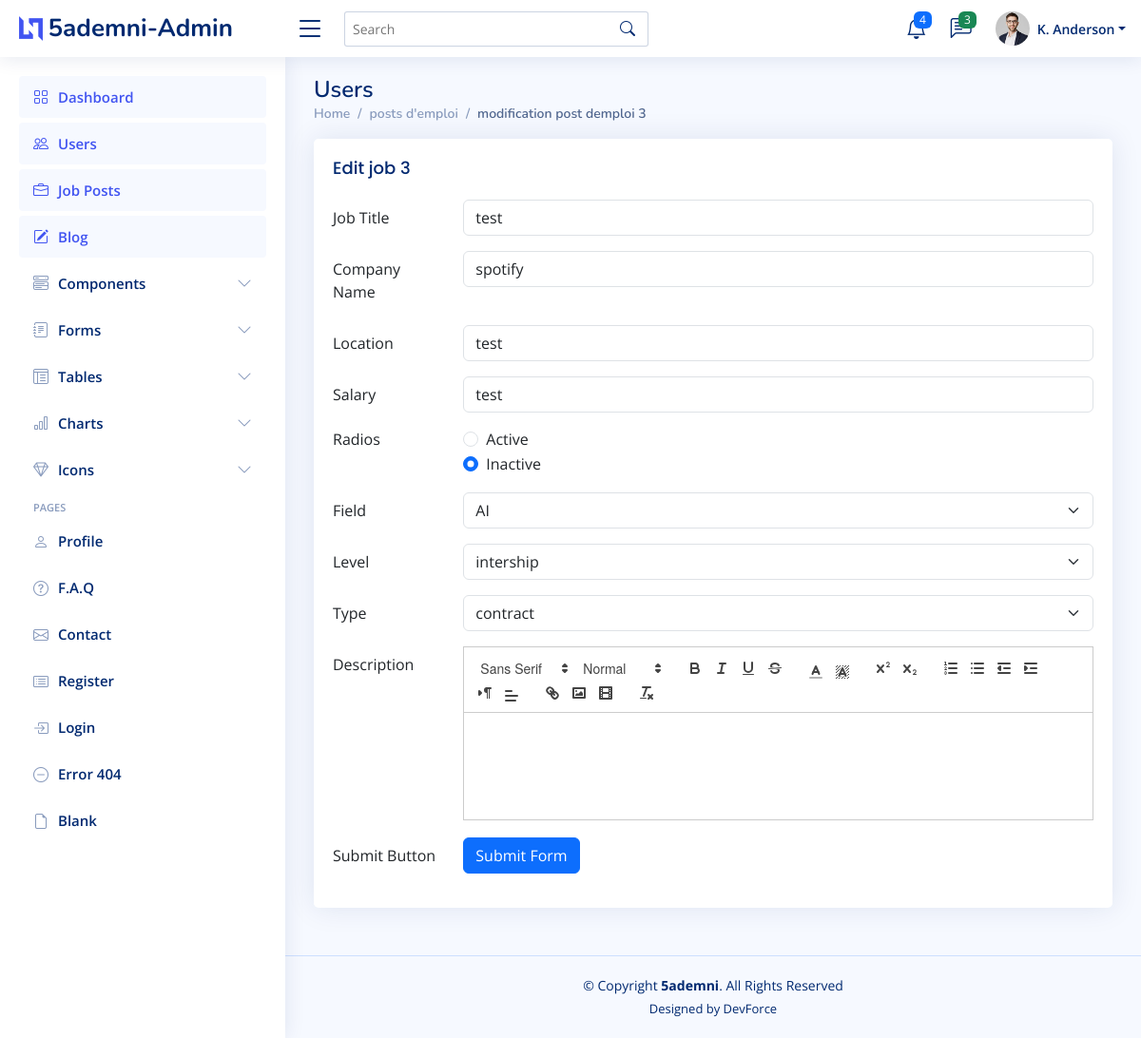
Screenshot of /view/back_office/edit-job.php?id=3 with the database file from the repository.
### tables this page shows
CREATE TABLE IF NOT EXISTS `jobpostings` (
  `JobID` int NOT NULL AUTO_INCREMENT,
  `Title` varchar(30) NOT NULL,
  `Company` varchar(25) NOT NULL,
  `Location` varchar(30) NOT NULL,
  `PostingDate` datetime NOT NULL DEFAULT CURRENT_TIMESTAMP,
  `Salary` varchar(20) DEFAULT NULL,
  `Status` tinyint(1) NOT NULL DEFAULT '1',
  `FieldID` int DEFAULT NULL,
  `LevelID` int DEFAULT NULL,
  `EmploymentTypeID` int DEFAULT NULL,
  `JobDescription` varchar(1000) DEFAULT NULL,
  PRIMARY KEY (`JobID`),
  KEY `FieldID` (`FieldID`),
  KEY `EmploymentTypeID` (`EmploymentTypeID`),
  KEY `LevelID` (`LevelID`)
);

CREATE TABLE IF NOT EXISTS `fields` (
  `FieldID` int NOT NULL,
  `FieldName` varchar(20) NOT NULL,
  PRIMARY KEY (`FieldID`)
);

CREATE TABLE IF NOT EXISTS `levels` (
  `LevelID` int NOT NULL,
  `LevelName` varchar(10) DEFAULT NULL,
  PRIMARY KEY (`LevelID`)
);

CREATE TABLE IF NOT EXISTS `employmenttypes` (
  `EmploymentTypeID` int NOT NULL,
  `EmploymentTypeName` varchar(25) DEFAULT NULL,
  PRIMARY KEY (`EmploymentTypeID`)
);

### controller/jobPostC.php (called while the page is built, shortened)
<?php
class JobPostC
{
  public function getJobPostById($id)
  {
    $sql = "SELECT jobpostings.*, fields.FieldName, levels.LevelName, employmenttypes.EmploymentTypeName
        FROM jobpostings
        LEFT JOIN fields ON jobpostings.FieldID = fields.FieldID
        LEFT JOIN levels ON jobpostings.LevelID = levels.LevelID
        LEFT JOIN employmenttypes ON jobpostings.EmploymentTypeID = employmenttypes.EmploymentTypeID
        WHERE jobpostings.JobID = ?";
    $db = config::getConnexion();
    try {
      $stmt = $db->prepare($sql);
      $stmt->execute([$id]);
      $job_post = $stmt->fetch();
      return $job_post;
    } catch (Exception $e) {
      die('Erreur: ' . $e->getMessage());
    }
  }
}

### view/back_office/edit-job.php (the view, shortened to what this page needs)
<?php
include_once '../../Controller/jobPostC.php';
$jobPostC = new jobPostC();
if ($_SERVER["REQUEST_METHOD"] == "POST") {
  $id = $_GET['id'];
  $jobPost = new JobPost(
    $id,
    $_POST['title'],
    $_POST['company_name'],
    $_POST['location'],
    null,
    $_POST['salary'],
    $_POST['status'],
    $_POST['field_id'],
    $_POST['level_id'],
    $_POST['employment_type_id'],
    $_POST['description']
  );
  $jobPostC->updateJobPost($id, $jobPost);
  header('Location: job-posts.php');
  exit;
} elseif (isset($_GET['id'])) {
  $job_post = $jobPostC->getJobPostById($_GET['id']);
}
?>
<!DOCTYPE html>
<html lang="en">
<head>
  <link href="assets/vendor/bootstrap/css/bootstrap.min.css" rel="stylesheet" />
  <link href="assets/vendor/bootstrap-icons/bootstrap-icons.css" rel="stylesheet" />
  <link href="assets/vendor/boxicons/css/boxicons.min.css" rel="stylesheet" />
  <link href="assets/vendor/quill/quill.snow.css" rel="stylesheet" />
  <link href="assets/vendor/quill/quill.bubble.css" rel="stylesheet" />
  <link href="assets/vendor/remixicon/remixicon.css" rel="stylesheet" />
  <link href="assets/vendor/simple-datatables/style.css" rel="stylesheet" />
  <link href="assets/css/style.css" rel="stylesheet" />
</head>
<body>
  <header id="header" class="header fixed-top d-flex align-items-center">
    <div class="d-flex align-items-center justify-content-between">
      <a href="index.html" class="logo d-flex align-items-center">
        <img src="assets/img/logo.png" alt="" />
        <span class="d-none d-lg-block">5ademni-Admin</span>
      </a>
      <i class="bi bi-list toggle-sidebar-btn"></i>
    </div>
    <div class="search-bar">
      <form class="search-form d-flex align-items-center" method="POST" action="#">
        <input type="text" name="query" placeholder="Search" title="Enter search keyword" />
        <button type="submit" title="Search">
          <i class="bi bi-search"></i>
        </button>
      </form>
    </div>
    <nav class="header-nav ms-auto">
      <ul class="d-flex align-items-center">
        <li class="nav-item dropdown">
          <a class="nav-link nav-icon" href="#" data-bs-toggle="dropdown">
            <i class="bi bi-bell"></i>
            <span class="badge bg-primary badge-number">4</span> </a>
        </li>
        <li class="nav-item dropdown">
          <a class="nav-link nav-icon" href="#" data-bs-toggle="dropdown">
            <i class="bi bi-chat-left-text"></i>
            <span class="badge bg-success badge-number">3</span> </a>
        </li>
        <li class="nav-item dropdown pe-3">
          <a class="nav-link nav-profile d-flex align-items-center pe-0" href="#" data-bs-toggle="dropdown">
            <img src="assets/img/profile-img.jpg" alt="Profile" class="rounded-circle" />
            <span class="d-none d-md-block dropdown-toggle ps-2">K. Anderson</span> </a>
        </li>
      </ul>
    </nav>
  </header>
  <aside id="sidebar" class="sidebar">
    <ul class="sidebar-nav" id="sidebar-nav">
      <li class="nav-item">
        <a class="nav-link" href="index.html">
          <i class="bi bi-grid"></i>
          <span>Dashboard</span>
        </a>
      </li>
      <li class="nav-item">
        <a class="nav-link" href="users.html">
          <i class="bi bi-people"></i>
          <span>Users</span>
        </a>
      </li>
      <li class="nav-item">
        <a class="nav-link" href="job-posts.php">
          <i class="bi bi-briefcase"></i>
          <span>Job Posts</span>
        </a>
      </li>
      <li class="nav-item">
        <a class="nav-link" href="blog.html">
          <i class="bi bi-pencil-square"></i>
          <span>Blog</span>
        </a>
      </li>
      <li class="nav-item">
        <a class="nav-link collapsed" data-bs-target="#components-nav" data-bs-toggle="collapse" href="#">
          <i class="bi bi-menu-button-wide"></i><span>Components</span><i class="bi bi-chevron-down ms-auto"></i>
        </a>
      </li>
      <li class="nav-item">
        <a class="nav-link collapsed" data-bs-target="#forms-nav" data-bs-toggle="collapse" href="#">
          <i class="bi bi-journal-text"></i><span>Forms</span><i class="bi bi-chevron-down ms-auto"></i>
        </a>
      </li>
      <li class="nav-item">
        <a class="nav-link collapsed" data-bs-target="#tables-nav" data-bs-toggle="collapse" href="#">
          <i class="bi bi-layout-text-window-reverse"></i><span>Tables</span><i class="bi bi-chevron-down ms-auto"></i>
        </a>
      </li>
      <li class="nav-item">
        <a class="nav-link collapsed" data-bs-target="#charts-nav" data-bs-toggle="collapse" href="#">
          <i class="bi bi-bar-chart"></i><span>Charts</span><i class="bi bi-chevron-down ms-auto"></i>
        </a>
      </li>
      <li class="nav-item">
        <a class="nav-link collapsed" data-bs-target="#icons-nav" data-bs-toggle="collapse" href="#">
          <i class="bi bi-gem"></i><span>Icons</span><i class="bi bi-chevron-down ms-auto"></i>
        </a>
      </li>
      <li class="nav-heading">Pages</li>
      <li class="nav-item">
        <a class="nav-link collapsed" href="users-profile.html">
          <i class="bi bi-person"></i>
          <span>Profile</span>
        </a>
      </li>
      <li class="nav-item">
        <a class="nav-link collapsed" href="pages-faq.html">
          <i class="bi bi-question-circle"></i>
          <span>F.A.Q</span>
        </a>
      </li>
      <li class="nav-item">
        <a class="nav-link collapsed" href="pages-contact.html">
          <i class="bi bi-envelope"></i>
          <span>Contact</span>
        </a>
      </li>
      <li class="nav-item">
        <a class="nav-link collapsed" href="pages-register.html">
          <i class="bi bi-card-list"></i>
          <span>Register</span>
        </a>
      </li>
      <li class="nav-item">
        <a class="nav-link collapsed" href="pages-login.html">
          <i class="bi bi-box-arrow-in-right"></i>
          <span>Login</span>
        </a>
      </li>
      <li class="nav-item">
        <a class="nav-link collapsed" href="pages-error-404.html">
          <i class="bi bi-dash-circle"></i>
          <span>Error 404</span>
        </a>
      </li>
      <li class="nav-item">
        <a class="nav-link collapsed" href="pages-blank.html">
          <i class="bi bi-file-earmark"></i>
          <span>Blank</span>
        </a>
      </li>
    </ul>
  </aside>
  <main id="main" class="main">
    <div class="pagetitle">
      <h1>Users</h1>
      <nav>
        <ol class="breadcrumb">
          <li class="breadcrumb-item"><a href="index.php">Home</a></li>
          <li class="breadcrumb-item"><a href="job-posts.php">posts d'emploi</a></li>
          <li class="breadcrumb-item active">modification post demploi <?php echo $job_post['JobID']; ?></li>
        </ol>
      </nav>
    </div>
    <div class="card">
      <div class="card-body">
        <h5 class="card-title">Edit job <?php echo $job_post['JobID']; ?></h5>
        <form method="POST">
          <div class="row mb-3">
            <label for="inputText" class="col-sm-2 col-form-label">Job Title</label>
            <div class="col-sm-10">
              <input type="text" class="form-control" name="title" value="<?php echo $job_post['Title']; ?>">
            </div>
          </div>
          <div class="row mb-3">
            <label for="inputText" class="col-sm-2 col-form-label">Company Name</label>
            <div class="col-sm-10">
              <input type="text" class="form-control" name="company_name" value="<?php echo $job_post['Company']; ?>">
            </div>
          </div>
          <div class=" row mb-3">
            <label for="inputText" class="col-sm-2 col-form-label">Location</label>
            <div class="col-sm-10">
              <input type="text" class="form-control" name="location" value="<?php echo $job_post['Location']; ?>">
            </div>
          </div>
          <div class="row mb-3">
            <label for="inputText" class="col-sm-2 col-form-label">Salary</label>
            <div class="col-sm-10">
              <input type="text" class="form-control" name="salary" value="<?php echo $job_post['Salary']; ?>">
            </div>
          </div>
          <fieldset class="row mb-3">
            <legend class="col-form-label col-sm-2 pt-0">Radios</legend>
            <div class="col-sm-10">
              <div class="form-check">
                <input class="form-check-input" type="radio" name="status" id="gridRadios1" value="1" <?php echo $job_post['Status'] == 1 ? 'checked' : ''; ?>>
                <label class="form-check-label" for="gridRadios1">
                  Active
                </label>
              </div>
              <div class="form-check">
                <input class="form-check-input" type="radio" name="status" id="gridRadios2" value="0" <?php echo $job_post['Status'] == 0 ? 'checked' : ''; ?>>
                <label class="form-check-label" for="gridRadios2">
                  Inactive
                </label>
              </div>
            </div>
          </fieldset>
          <div class="row mb-3">
            <label class="col-sm-2 col-form-label">Field</label>
            <div class="col-sm-10">
              <select class="form-select" name="field_id" aria-label="Default select example">
                <option selected value="<?php echo $job_post['FieldID']; ?>"><?php echo $job_post['FieldName']; ?></option>
              </select>
            </div>
          </div>
          <div class="row mb-3">
            <label class="col-sm-2 col-form-label">Level</label>
            <div class="col-sm-10">
              <select class="form-select" name="level_id" aria-label="Default select example">
                <option selected value="<?php echo $job_post['LevelID']; ?>"><?php echo $job_post['LevelName']; ?></option>
              </select>
            </div>
          </div>
          <div class="row mb-3">
            <label class="col-sm-2 col-form-label">Type</label>
            <div class="col-sm-10">
              <select class="form-select" name="employment_type_id" aria-label="Default select example">
                <option selected value="<?php echo $job_post['EmploymentTypeID']; ?>"><?php echo $job_post['EmploymentTypeName']; ?></option>
              </select>
            </div>
          </div>
          <div class="row mb-3">
            <label class="col-sm-2 col-form-label">Description</label>
            <div class="col-sm-10">
              <div class="quill-editor-full">
              </div>
            </div>
          </div>
          <br>
          <br>
          <br>
          <div class="row mb-3">
            <label class="col-sm-2 col-form-label">Submit Button</label>
            <div class="col-sm-10">
              <button type="submit" class="btn btn-primary" value="Submit">Submit Form</button>
            </div>
          </div>
        </form>
      </div>
    </div>
  </main>
  <footer id="footer" class="footer">
    <div class="copyright">
      &copy; Copyright <strong><span>5ademni</span></strong>. All Rights Reserved
    </div>
    <div class="credits">
      Designed by DevForce
    </div>
  </footer>
</body>
</html>

### view/back_office/assets/css/style.css (style rules this page uses)
:root { scroll-behavior: smooth; }
body { font-family: "Open Sans", sans-serif; background: #f6f9ff; color: #444444; }
a { color: #4154f1; text-decoration: none; }
h1, h2, h3, h4, h5, h6 { font-family: "Nunito", sans-serif; }
#main { margin-top: 60px; padding: 20px 30px; transition: all 0.3s; }
.pagetitle { margin-bottom: 10px; }
.pagetitle h1 { font-size: 24px; margin-bottom: 0; font-weight: 600; color: #012970; }
.card { margin-bottom: 30px; border: none; border-radius: 5px; box-shadow: 0px 0 30px rgba(1, 41, 112, 0.1); }
.card-title { padding: 20px 0 15px 0; font-size: 18px; font-weight: 500; color: #012970; font-family: "Poppins", sans-serif; }
.card-body { padding: 0 20px 20px 20px; }
.breadcrumb { font-size: 14px; font-family: "Nunito", sans-serif; color: #899bbd; font-weight: 600; }
.breadcrumb a { color: #899bbd; transition: 0.3s; }
.breadcrumb .breadcrumb-item::before { color: #899bbd; }
.breadcrumb .active { color: #51678f; font-weight: 600; }
.logo { line-height: 1; }
@media (min-width: 1200px) { .logo { width: 280px; } }
.logo img { max-height: 26px; margin-right: 6px; }
.logo span { font-size: 26px; font-weight: 700; color: #012970; font-family: "Nunito", sans-serif; }
.header { transition: all 0.5s; z-index: 997; height: 60px; box-shadow: 0px 2px 20px rgba(1, 41, 112, 0.1); background-color: #fff; padding-left: 20px; }
.header .toggle-sidebar-btn { font-size: 32px; padding-left: 10px; cursor: pointer; color: #012970; }
.header .search-bar { min-width: 360px; padding: 0 20px; }
.header .search-form { width: 100%; }
.header .search-form input { border: 0; font-size: 14px; color: #012970; border: 1px solid rgba(1, 41, 112, 0.2); padding: 7px 38px 7px 8px; border-radius: 3px; transition: 0.3s; width: 100%; }
.header .search-form button { border: 0; padding: 0; margin-left: -30px; background: none; }
.header .search-form button i { color: #012970; }
.header-nav ul { list-style: none; }
.header-nav>ul { margin: 0; padding: 0; }
.header-nav .nav-icon { font-size: 22px; color: #012970; margin-right: 25px; position: relative; }
.header-nav .nav-profile { color: #012970; }
.header-nav .nav-profile img { max-height: 36px; }
.header-nav .nav-profile span { font-size: 14px; font-weight: 600; }
.header-nav .badge-number { position: absolute; inset: -2px -5px auto auto; font-weight: normal; font-size: 12px; padding: 3px 6px; }
.sidebar { position: fixed; top: 60px; left: 0; bottom: 0; width: 300px; z-index: 996; transition: all 0.3s; padding: 20px; overflow-y: auto; scrollbar-width: thin; scrollbar-color: #aab7cf transparent; box-shadow: 0px 0px 20px rgba(1, 41, 112, 0.1); background-color: #fff; }
@media (min-width: 1200px) { #main, #footer { margin-left: 300px; } }
.sidebar-nav { padding: 0; margin: 0; list-style: none; }
.sidebar-nav li { padding: 0; margin: 0; list-style: none; }
.sidebar-nav .nav-item { margin-bottom: 5px; }
.sidebar-nav .nav-heading { font-size: 11px; text-transform: uppercase; color: #899bbd; font-weight: 600; margin: 10px 0 5px 15px; }
.sidebar-nav .nav-link { display: flex; align-items: center; font-size: 15px; font-weight: 600; color: #4154f1; transition: 0.3; background: #f6f9ff; padding: 10px 15px; border-radius: 4px; }
.sidebar-nav .nav-link i { font-size: 16px; margin-right: 10px; color: #4154f1; }
.sidebar-nav .nav-link.collapsed { color: #012970; background: #fff; }
.sidebar-nav .nav-link.collapsed i { color: #899bbd; }
.sidebar-nav .nav-link .bi-chevron-down { margin-right: 0; transition: transform 0.2s ease-in-out; }
.footer { padding: 20px 0; font-size: 14px; transition: all 0.3s; border-top: 1px solid #cddfff; }
.footer .copyright { text-align: center; color: #012970; }
.footer .credits { padding-top: 5px; text-align: center; font-size: 13px; color: #012970; }

### rows the page displays
jobpostings: JobID "3", title "test", company_name "spotify", location "test", salary "test", Status "☐ Active", Status "☑ Inactive", field_id "AI", level_id "intership", employment_type_id "contract"
